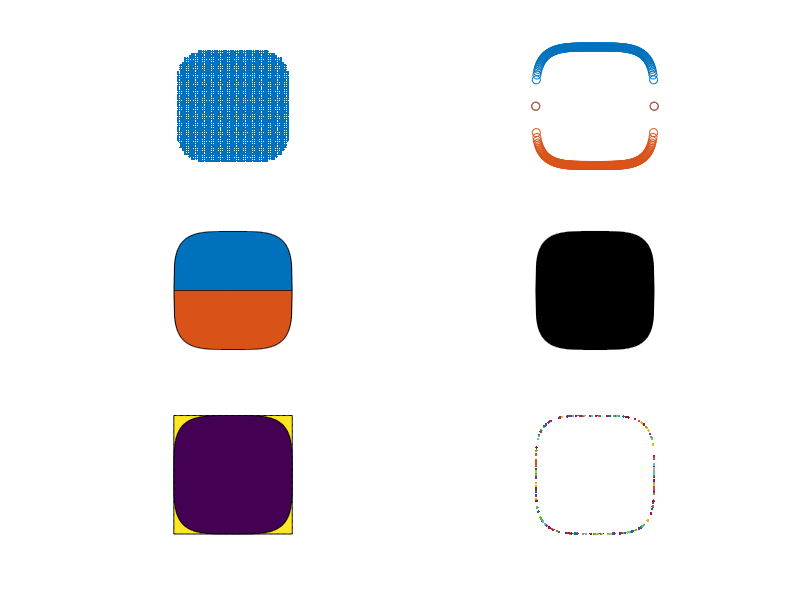

Recreate this plot in MATLAB.
% FOURBALLS  there is more than one way to make a 4-ball!

subplot(3,2,1)
  t = -1:2/50:1;
  [x,y] = meshgrid(t,t);
  spy(x.^4+y.^4 < 1)
  axis equal,  axis off

subplot(3,2,2)
  x = -1:0.01:1;
  scatter(x,(1-x.^4).^0.25);
  hold on,  scatter(x,-(1-x.^4).^0.25);
  hold off,  axis equal,  axis off

subplot(3,2,3)
  x = -(-128:128)/128;  y = (ones(1,257)-x.^4).^0.25;
  area(x,y);  hold on,  area(x,-y);
  hold off,  axis equal,  axis off

subplot(3,2,4)
  x = -1:.01:1;
  fill(x,(1-x.^4).^(1/4),'k'),
  hold on,  fill(x,-(1-x.^4).^(1/4),'k')
  hold off,  axis equal,  axis off

subplot(3,2,5)
  t = -1:2/100:1;  [x,y] = meshgrid(t,t);
  contourf(x,y,x.^4+y.^4,1)
  axis equal,  axis off

subplot(3,2,6)
  for i=1:200
    x = randn(2,1);  x = x/norm(x,4);
    plot(x(1),x(2),'.');  hold on
  end
  hold off,  axis equal,  axis off
